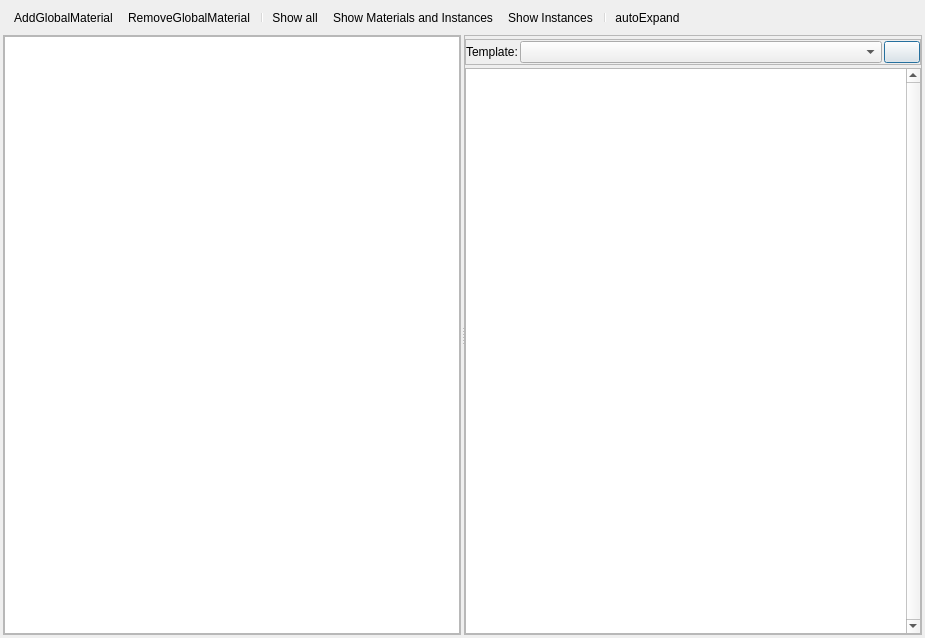
<?xml version="1.0" encoding="UTF-8"?>
<ui version="4.0">
 <class>MaterialEditor</class>
 <widget class="QDialog" name="MaterialEditor">
  <property name="geometry">
   <rect>
    <x>0</x>
    <y>0</y>
    <width>925</width>
    <height>638</height>
   </rect>
  </property>
  <property name="windowTitle">
   <string>Material Editor</string>
  </property>
  <property name="windowIcon">
   <iconset resource="QtIcons.qrc">
    <normaloff>:/QtIcons/materialeditor.png</normaloff>:/QtIcons/materialeditor.png</iconset>
  </property>
  <layout class="QVBoxLayout" name="verticalLayout_2" stretch="0,0">
   <property name="spacing">
    <number>3</number>
   </property>
   <property name="margin">
    <number>3</number>
   </property>
   <item>
    <widget class="QToolBar" name="toolbar">
     <property name="iconSize">
      <size>
       <width>16</width>
       <height>16</height>
      </size>
     </property>
     <addaction name="actionAddGlobalMaterial"/>
     <addaction name="actionRemoveGlobalMaterial"/>
     <addaction name="separator"/>
     <addaction name="actionShowAll"/>
     <addaction name="actionMaterialsInstances"/>
     <addaction name="actionInstances"/>
     <addaction name="separator"/>
     <addaction name="actionAutoExpand"/>
    </widget>
   </item>
   <item>
    <widget class="QSplitter" name="splitter">
     <property name="orientation">
      <enum>Qt::Horizontal</enum>
     </property>
     <property name="handleWidth">
      <number>3</number>
     </property>
     <widget class="QFrame" name="frame">
      <property name="frameShape">
       <enum>QFrame::StyledPanel</enum>
      </property>
      <property name="frameShadow">
       <enum>QFrame::Raised</enum>
      </property>
      <layout class="QVBoxLayout" name="verticalLayout">
       <property name="margin">
        <number>0</number>
       </property>
       <item>
        <widget class="MaterialTree" name="materialTree">
         <property name="editTriggers">
          <set>QAbstractItemView::NoEditTriggers</set>
         </property>
         <property name="dragEnabled">
          <bool>true</bool>
         </property>
         <property name="dragDropMode">
          <enum>QAbstractItemView::DragDrop</enum>
         </property>
         <property name="selectionMode">
          <enum>QAbstractItemView::ExtendedSelection</enum>
         </property>
         <property name="sortingEnabled">
          <bool>true</bool>
         </property>
        </widget>
       </item>
      </layout>
     </widget>
     <widget class="QFrame" name="frame_2">
      <property name="frameShape">
       <enum>QFrame::StyledPanel</enum>
      </property>
      <property name="frameShadow">
       <enum>QFrame::Raised</enum>
      </property>
      <layout class="QVBoxLayout" name="verticalLayout_3">
       <property name="spacing">
        <number>3</number>
       </property>
       <property name="margin">
        <number>0</number>
       </property>
       <item>
        <widget class="EditableTabBar" name="tabbar" native="true"/>
       </item>
       <item>
        <widget class="QFrame" name="frame_3">
         <property name="frameShape">
          <enum>QFrame::StyledPanel</enum>
         </property>
         <property name="frameShadow">
          <enum>QFrame::Raised</enum>
         </property>
         <layout class="QHBoxLayout" name="horizontalLayout">
          <property name="spacing">
           <number>2</number>
          </property>
          <property name="leftMargin">
           <number>0</number>
          </property>
          <property name="topMargin">
           <number>1</number>
          </property>
          <property name="rightMargin">
           <number>0</number>
          </property>
          <property name="bottomMargin">
           <number>1</number>
          </property>
          <item>
           <widget class="QLabel" name="label">
            <property name="sizePolicy">
             <sizepolicy hsizetype="Maximum" vsizetype="Preferred">
              <horstretch>0</horstretch>
              <verstretch>0</verstretch>
             </sizepolicy>
            </property>
            <property name="text">
             <string>Template:</string>
            </property>
           </widget>
          </item>
          <item>
           <widget class="QComboBox" name="templateBox">
            <property name="minimumSize">
             <size>
              <width>0</width>
              <height>22</height>
             </size>
            </property>
            <property name="maxVisibleItems">
             <number>20</number>
            </property>
           </widget>
          </item>
          <item>
           <widget class="QPushButton" name="templateButton">
            <property name="maximumSize">
             <size>
              <width>36</width>
              <height>16777215</height>
             </size>
            </property>
            <property name="text">
             <string/>
            </property>
            <property name="icon">
             <iconset resource="QtIcons.qrc">
              <normaloff>:/QtIcons/cplus.png</normaloff>:/QtIcons/cplus.png</iconset>
            </property>
            <property name="flat">
             <bool>false</bool>
            </property>
           </widget>
          </item>
         </layout>
        </widget>
       </item>
       <item>
        <widget class="QtPropertyEditor" name="materialProperty">
         <property name="verticalScrollBarPolicy">
          <enum>Qt::ScrollBarAlwaysOn</enum>
         </property>
        </widget>
       </item>
      </layout>
     </widget>
    </widget>
   </item>
  </layout>
  <action name="actionAutoExpand">
   <property name="checkable">
    <bool>true</bool>
   </property>
   <property name="icon">
    <iconset resource="QtIcons.qrc">
     <normaloff>:/QtIcons/expand_all.png</normaloff>:/QtIcons/expand_all.png</iconset>
   </property>
   <property name="text">
    <string>autoExpand</string>
   </property>
   <property name="toolTip">
    <string>Turn on/off automatin node expanding</string>
   </property>
  </action>
  <action name="actionAddGlobalMaterial">
   <property name="icon">
    <iconset resource="QtIcons.qrc">
     <normaloff>:/QtIcons/global_add.png</normaloff>:/QtIcons/global_add.png</iconset>
   </property>
   <property name="text">
    <string>AddGlobalMaterial</string>
   </property>
   <property name="toolTip">
    <string>Add Global Material</string>
   </property>
  </action>
  <action name="actionRemoveGlobalMaterial">
   <property name="icon">
    <iconset resource="QtIcons.qrc">
     <normaloff>:/QtIcons/global_delete.png</normaloff>:/QtIcons/global_delete.png</iconset>
   </property>
   <property name="text">
    <string>RemoveGlobalMaterial</string>
   </property>
   <property name="toolTip">
    <string>Remove Global Material</string>
   </property>
  </action>
  <action name="actionLoadMaterialPreset">
   <property name="icon">
    <iconset resource="QtIcons.qrc">
     <normaloff>:/QtIcons/openscene.png</normaloff>:/QtIcons/openscene.png</iconset>
   </property>
   <property name="text">
    <string>Load Material Preset...</string>
   </property>
   <property name="toolTip">
    <string>Load Material Preset</string>
   </property>
  </action>
  <action name="actionSaveMaterialPreset">
   <property name="icon">
    <iconset resource="QtIcons.qrc">
     <normaloff>:/QtIcons/save_as.png</normaloff>:/QtIcons/save_as.png</iconset>
   </property>
   <property name="text">
    <string>Save All Configs</string>
   </property>
  </action>
  <action name="actionSaveMaterialCurrentConfigPreset">
   <property name="icon">
    <iconset resource="QtIcons.qrc">
     <normaloff>:/QtIcons/save_as.png</normaloff>:/QtIcons/save_as.png</iconset>
   </property>
   <property name="text">
    <string>Save Current Config</string>
   </property>
  </action>
  <actiongroup name="filterType">
   <action name="actionShowAll">
    <property name="checkable">
     <bool>true</bool>
    </property>
    <property name="icon">
     <iconset resource="QtIcons.qrc">
      <normaloff>:/QtIcons/tree_view_all.png</normaloff>:/QtIcons/tree_view_all.png</iconset>
    </property>
    <property name="text">
     <string>Show all</string>
    </property>
    <property name="toolTip">
     <string>Shows all materials and instances</string>
    </property>
   </action>
   <action name="actionMaterialsInstances">
    <property name="checkable">
     <bool>true</bool>
    </property>
    <property name="icon">
     <iconset resource="QtIcons.qrc">
      <normaloff>:/QtIcons/tree_view_sel_childs.png</normaloff>:/QtIcons/tree_view_sel_childs.png</iconset>
    </property>
    <property name="text">
     <string>Show Materials and Instances</string>
    </property>
    <property name="toolTip">
     <string>Show all Materials and only selected Instances</string>
    </property>
   </action>
   <action name="actionInstances">
    <property name="checkable">
     <bool>true</bool>
    </property>
    <property name="icon">
     <iconset resource="QtIcons.qrc">
      <normaloff>:/QtIcons/tree_view_sel.png</normaloff>:/QtIcons/tree_view_sel.png</iconset>
    </property>
    <property name="text">
     <string>Show Instances</string>
    </property>
    <property name="toolTip">
     <string>Show only selected Materials and Instances</string>
    </property>
   </action>
  </actiongroup>
 </widget>
 <customwidgets>
  <customwidget>
   <class>QtPropertyEditor</class>
   <extends>QTreeView</extends>
   <header>Tools/QtPropertyEditor/QtPropertyEditor.h</header>
  </customwidget>
  <customwidget>
   <class>MaterialTree</class>
   <extends>QTreeView</extends>
   <header>MaterialEditor/MaterialTree.h</header>
  </customwidget>
  <customwidget>
   <class>EditableTabBar</class>
   <extends>QTabBar</extends>
   <header>QtTools/EditableTabBar/EditableTabBar.h</header>
  </customwidget>
 </customwidgets>
 <resources>
  <include location="QtIcons.qrc"/>
 </resources>
 <connections/>
</ui>
